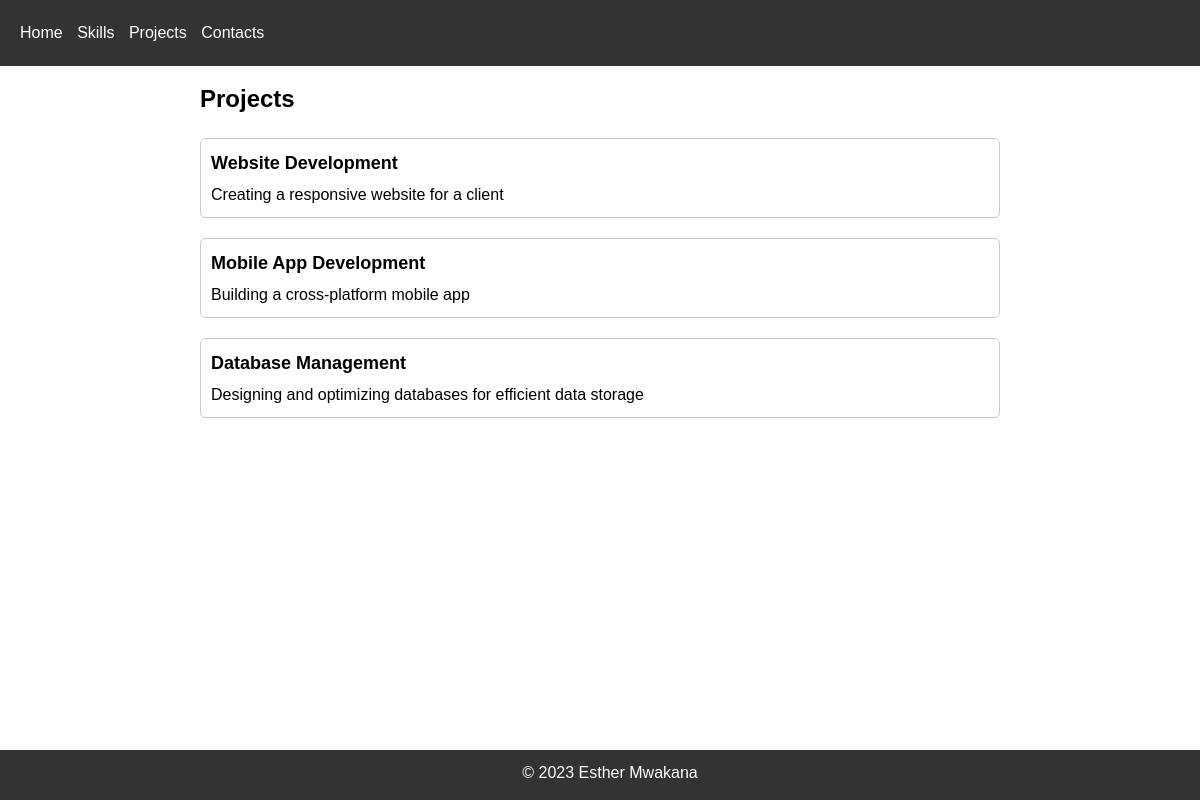
/project.php, run on the app's committed database.
### tables this page shows
CREATE TABLE `projects` (
  `id` int(11) NOT NULL,
  `project_name` varchar(255) NOT NULL,
  `description` text DEFAULT NULL
);

### project.php (the view, shortened to what this page needs)
<!DOCTYPE html>
<html lang="en">
<head>
</head>
</html>
<?php
include 'header.php';
include 'db_conn.php';
$sql = "SELECT * FROM projects";
$result = $conn->query($sql);
if ($result->num_rows > 0) {
    ?>
    <link rel="stylesheet" href="css/projects.css">
    <section class="projects">
        <div class="container">
            <h2>Projects</h2>
            <div class="project-list">
                <?php
                while ($row = $result->fetch_assoc()) {
                    $projectName = $row['project_name'];
                    $description = $row['description'];
                    echo '<div class="project">
                            <h3 class="project-name">' . $projectName . '</h3>
                            <p class="project-description">' . $description . '</p>
                        </div>';
                }
                ?>
            </div>
        </div>
    </section>
    <?php
} else {
    echo "<p>No projects found.</p>";
}
include 'footer.php';
?>

### header.php (shortened to what this page needs)
<!DOCTYPE html>
<html>
<head>
  <link rel="stylesheet" type="text/css" href="css/style.css">
    <link rel="stylesheet" href="css/header.css">
</head>
<body>
<header>
    <nav>
      <ul>
        <li><a href="index.php">Home</a></li>
        <li><a href="skills.php">Skills</a></li>
        <li><a href="project.php">Projects</a></li>
        <li><a href="contacts.php">Contacts</a></li>
      </ul>
    </nav>
  </header>
</body>
</html>

### footer.php
<!DOCTYPE html>
<html lang="en">
<head>
   <link rel="stylesheet" href="css/footer.css">
</head>
<body>
    <footer>
        <p>&copy; 2023 Esther Mwakana</p>
    </footer>
</body>
</html>

### css/style.css (style rules this page uses)
body, h1, h2, h3, p, ul, li, form, input, textarea { margin: 0; padding: 0; }
body { font-family: Arial, sans-serif; line-height: 1.6; }
header { background-color: #333; color: #fff; padding: 20px; }
nav ul { list-style-type: none; margin: 0; padding: 0; }
nav ul li { display: inline; margin-right: 10px; }
nav ul li a { color: #fff; text-decoration: none; }
section { padding: 20px; }
h1, h2, h3 { margin-bottom: 10px; }

### css/header.css (style rules this page uses)
body { margin: 0; padding-top: 60px; font-family: Arial, sans-serif; line-height: 1.6; }
header { position: fixed; top: 0; left: 0; width: 100%; background-color: #333; color: #fff; padding: 20px; z-index: 999; }
nav ul { list-style-type: none; margin: 0; padding: 0; }
nav ul li { display: inline; margin-right: 10px; }
nav ul li a { color: #fff; text-decoration: none; }
section { padding: 20px; }
h1, h2, h3 { margin-bottom: 10px; }

### css/projects.css (style rules this page uses)
.projects { padding: 20px; }
.projects .container { max-width: 800px; margin: 0 auto; }
.projects h2 { font-size: 24px; margin-bottom: 20px; }
.projects .project-list { margin-top: 10px; }
.projects .project { margin-bottom: 20px; padding: 10px; border: 1px solid #ccc; border-radius: 5px; }
.projects .project .project-name { font-size: 18px; font-weight: bold; margin-bottom: 5px; }
.projects .project .project-description { font-size: 16px; line-height: 1.5; }

### css/footer.css (style rules this page uses)
body { margin: 0; padding-bottom: 60px; }
footer { color: #fff; position: fixed; left: 0; bottom: 0; width: 100%; height: 30px; background-color: #333; text-align: center; padding: 10px; }

### data on the page
projects: project_name "Website Development", description "Creating a responsive website for a client"
projects: project_name "Mobile App Development", description "Building a cross-platform mobile app"
projects: project_name "Database Management", description "Designing and optimizing databases for efficient data storage"
